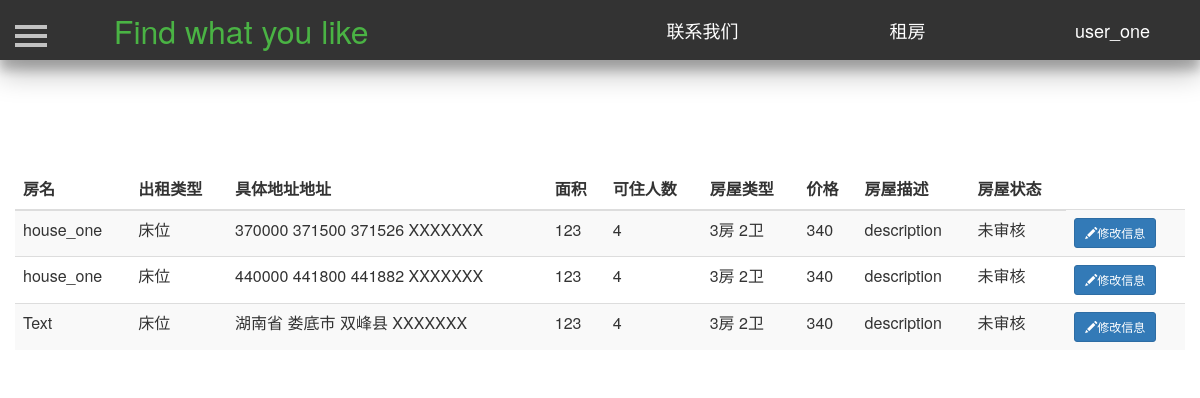
The page /myhouse/ (signed in) on the database its author committed.
### Renting/models.py (models this page shows, shortened)
class User(db.Model):
    id = db.Column(db.Integer, primary_key=True, autoincrement=True)  # ID 用户唯一的标识
    username = db.Column(db.String(50), unique=True)  # 用户名  唯一   最大10个字符
    password = db.Column(db.String(100))  # 密码   最大20个字符
    phone_number = db.Column(db.Integer, unique=True)  # 手机号码
    email = db.Column(db.String(100), unique=True)  # 邮箱  唯一
    salt = db.Column(db.String(32))  # 密码加盐

class House(db.Model):
    id = db.Column(db.Integer, primary_key=True, autoincrement=True)  # ID 房屋唯一的标识
    house_name = db.Column(db.String(20))  # 房屋名  唯一   最大10个字符
    house_type = db.Column(db.Integer)  # 房屋类型，0表示整租，1表示单间 ，2表示床位
    area = db.Column(db.Integer)  # 房屋面积
    people = db.Column(db.Integer)  # 可住人数
    bedroom = db.Column(db.Integer)  # 卧房数
    toilet = db.Column(db.Integer)  # 卫生间数
    kitchen = db.Column(db.Integer)  # 是否有厨房
    bed = db.Column(db.Integer)  # 床位数
    bed_type = db.Column(db.Integer)  # 床型 0表示单人床  1表示双人床
    price = db.Column(db.Integer)  # 租一天的价格
    description = db.Column(db.String(200))  # 房屋描述
    facility = db.Column(db.String(10))  # 房屋设施，0表示无，1表示有
    province = db.Column(db.String(10))  # 省
    city = db.Column(db.String(10))  # 市
    district = db.Column(db.String(10))  # 地区
    address = db.Column(db.String(100))  # 具体地址
    username = db.Column(db.String(10), db.ForeignKey('user.username'))  # 房屋主人的名字，外键
    status = db.Column(db.Integer)  # 房屋状态，0表示未审核，1表示通过,2表示未通过
    upload_time = db.Column(db.DateTime)  # 房屋上传时间
    url_one = db.Column(db.String(100))  # 房屋图片
    url_two = db.Column(db.String(100))  # 房屋图片
    url_three = db.Column(db.String(100))  # 房屋图片
    url_four = db.Column(db.String(100))  # 房屋图片
    url_five = db.Column(db.String(100))  # 房屋图片

### Renting/views.py (the view)
@app.route('/myhouse/')
def myhouse():
    user = current_user
    house = House.query.filter_by(username=user.username).all()
    return render_template('myhouse.html', house=house)

### Renting/models.py (called while the page is built)
@login_manager.user_loader
def load_user(userid):
    return User.query.get(userid)

### Renting/templates/myhouse.html (shortened to what this page needs)
<!DOCTYPE html>
<html lang="en">
	<head>
        <link href="https://cdn.bootcss.com/bootstrap/3.3.7/css/bootstrap.min.css" rel="stylesheet">
        <link href="/static/css/navigation.css" rel="stylesheet">
        <link href="/static/css/profile.css" rel="stylesheet">
         <link href="/static/css/sidebar.css" rel="stylesheet">
        <link type="text/css" href="/static/css/dialog.css"  rel="stylesheet"/>
	</head>
	<body>
       <header class="header-navigation" id="header">
            <nav>
                <div class="row">
                    <div class="col-md-3">
                        <font color="#4ab344" style="color: rgb(74, 179, 68);" size="6">Find what you like</font>
                    </div>
                    <div class="col-md-2 title">
                        <a href="javascript:showDialogContact()"><font color="#FFFFFF" style="color: rgb(255, 255, 255);" size="4">联系我们</font></a>
                    </div>
                    <div class="col-md-2 title">
                        <a href="/mainpage/" target="_blank"><font color="#FFFFFF" style="color: rgb(255, 255, 255);" size="4">租房</font></a>
                    </div>
                    <div class="col-md-2 title">
                        {% if current_user.is_authenticated %}
                        <a href="/profile/{{current_user.id}}">
                            <font color="#FFFFFF" style="color: rgb(255, 255, 255);" size="4">
                                {{current_user.username}}
                            </font>
                        </a>
                        {% else %}
                        <a href="javascript:showDialog()">
                            <font color="#FFFFFF" style="color: rgb(255, 255, 255);" size="4">
                                登陆注册
                            </font>
                        </a>
                        {% endif %}
                    </div>
                </div>
            </nav>
        </header>
       <div id="wrapper">
            <div id="page-content-wrapper">
                <button type="button" class="hamburger is-closed animated fadeInLeft" data-toggle="offcanvas">
                    <span class="hamb-top"></span>
                    <span class="hamb-middle"></span>
                    <span class="hamb-bottom"></span>
                </button>
                <div class="container">
                    <div class="row">
                        <table class="table table-striped" style="margin-top:100px">
                            <thead>
                                <tr>
                                    <th>房名</th>
                                    <th>出租类型</th>
                                    <th>具体地址地址</th>
                                    <th>面积</th>
                                    <th>可住人数</th>
                                    <th>房屋类型</th>
                                    <th>价格</th>
                                    <th>房屋描述</th>
                                    <th>房屋状态</th>
                                </tr>
                            </thead>
                            <tbody>
                            {% for item in house: %}
                                <tr>
                                    <td>{{item.house_name}}</td>
                                    {% if item.house_type==0 %}
                                    <td>整租</td>
                                    {% elif item.house_type==1 %}
                                    <td>单间</td>
                                    {% else %}
                                    <td>床位</td>
                                    {% endif %}
                                    <td>
                                        {{item.province}} {{item.city}}
                                        {% if item.district !=None %}
                                        {{item.district}}
                                        {% endif %}
                                        {{item.address}}
                                    </td>
                                    <td>{{item.area}}</td>
                                    <td>{{item.people}}</td>
                                    <td>{{item.bedroom}}房
                                        {% if item.toilet !=0 %}
                                        {{item.toilet}}卫
                                        {% endif %}
                                        </td>
                                    <td>{{item.price}}</td>
                                    {% if item.description!= None %}
                                    <td>{{item.description}}</td>
                                    <td>
                                        {% if item.status==0 %}
                                        未审核
                                        {% elif item.status==1%}
                                        通过
                                        {% else %}
                                        未通过
                                        {% endif %}
                                    </td>
                                    <td>
                                        <button type="button" class="btn btn-primary btn-sm" >
                                            <span class="glyphicon glyphicon-pencil">
                                            </span><a href="/modify_house/{{item.id}}/" style="color:#FFFFFF">修改信息</a>
                                       </button>
                                    </td>
                                    {% endif %}
                                </tr>
                            {% endfor %}
                            </tbody>
                        </table>
                    </div>
                </div>
            </div>
        </div>
    </body>
</html>

### Renting/static/css/navigation.css (style rules this page uses)
.header-navigation { position: fixed; top: 0; width: 100%; height: 60px; line-height: 60px; background-color: #333; text-align: center; box-shadow: 0 14px 28px rgba(0,0,0,0.25), 0 10px 10px rgba(0,0,0,0.22); }

### Renting/static/css/profile.css (style rules this page uses)
.header-navigation { position: fixed; top: 0; width: 100%; height: 60px; line-height: 60px; background-color: #333; text-align: center; box-shadow: 0 14px 28px rgba(0,0,0,0.25), 0 10px 10px rgba(0,0,0,0.22); z-index: 9990; }

### Renting/static/css/sidebar.css (style rules this page uses)
body { position: relative; overflow-x: hidden; }
body, html { height: 100%; background-color: #FFFFFF !important; }
#wrapper { -moz-transition: all 0.5s ease; -o-transition: all 0.5s ease; -webkit-transition: all 0.5s ease; padding-left: 0; transition: all 0.5s ease; }
#page-content-wrapper { padding-top: 70px; width: 100%; }
.hamburger { background: transparent; border: none; display: block; height: 32px; margin-left: 15px; position: fixed; top: 20px; width: 32px; z-index: 9999; }
.hamburger.is-closed:before { -webkit-transform: translate3d(0, 0, 0); -webkit-transition: all 0.35s ease-in-out; color: #ffffff; content: ''; display: block; font-size: 14px; line-height: 32px; opacity: 0; text-align: center; width: 100px; }
.hamburger.is-closed .hamb-top { -webkit-transition: all 0.35s ease-in-out; background-color: rgba(255, 255, 255, 0.7); top: 5px; }
.hamburger.is-closed .hamb-middle { background-color: rgba(255, 255, 255, 0.7); margin-top: -2px; top: 50%; }
.hamburger.is-closed .hamb-bottom { -webkit-transition: all 0.35s ease-in-out; background-color: rgba(255, 255, 255, 0.7); bottom: 5px; }
.hamburger.is-closed .hamb-top, .hamburger.is-closed .hamb-middle, .hamburger.is-closed .hamb-bottom, .hamburger.is-open .hamb-top, .hamburger.is-open .hamb-middle, .hamburger.is-open .hamb-bottom { height: 4px; left: 0; position: absolute; width: 100%; }

### Renting/static/css/dialog.css (style rules this page uses)
body, html { font-size: 100%; margin: 0; }
*,:after,:before { box-sizing:border-box }
input, button { outline: none; border: none; }

### rows shown on the page
User: username "user_one"
House: house_name "house_one", house_type "床位", province "370000", city "371500", district "371526", address "XXXXXXX", area "123", people "4", bedroom "3", toilet "2", price "340", description "description", status "未审核"
House: house_name "house_one", house_type "床位", province "440000", city "441800", district "441882", address "XXXXXXX", area "123", people "4", bedroom "3", toilet "2", price "340", description "description", status "未审核"
House: house_name "Text", house_type "床位", province "湖南省", city "娄底市", district "双峰县", address "XXXXXXX", area "123", people "4", bedroom "3", toilet "2", price "340", description "description", status "未审核"
